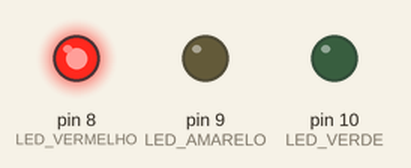
This sketch was run on a simulated Arduino Uno, built with avr-gcc and run on an emulated ATmega328P. On the bench: output pins drawn as LEDs (lit = HIGH).

Above: at 0.5 s.
At 10.5 s:
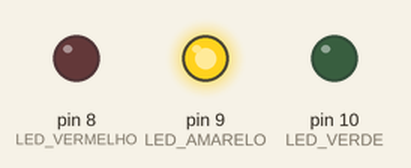
At 22.5 s:
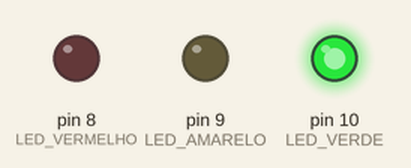
At 45.5 s:
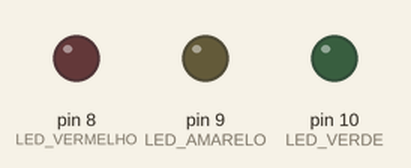
Timing chart, 0 to 46.8 s (numbered marks = the images above):
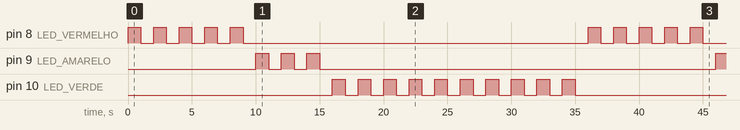

Measured:
- by itself, pin 8 (LED_VERMELHO): repeats every 36.0 s: 4 × (LOW 1.0 s, HIGH 1.0 s), LOW 27.0 s, HIGH 1.0 s
- by itself, pin 9 (LED_AMARELO): repeats every 36.0 s: 2 × (LOW 1.0 s, HIGH 1.0 s), LOW 31.0 s, HIGH 1.0 s
- by itself, pin 10 (LED_VERDE): repeats every 36.0 s: 9 × (LOW 1.0 s, HIGH 1.0 s), LOW 17.0 s, HIGH 1.0 s

The sketch:

semaforo3-do-while.ino
```cpp
/*
 * Author: Edvonaldo Horácio (edvonaldo.santos@ifal.edu.br)
 * Data: 25/06/2025
 * Descrição: Este programa é a implementação de um semáforo
 * usando Arduino UNO
*/

#define TEMPO_ON_VERMELHO 1000
#define TEMPO_ON_AMARELO 1000
#define TEMPO_ON_VERDE 1000

#define LED_VERMELHO 8// Definindo LED_VERMELHO como 8
#define LED_AMARELO 9// Definindo LED_AMARELO como 9
#define LED_VERDE 10// Definindo LED_VERDE como 10

/**!
 * @apresentacao Função setup
 *
 *
 * @parametro
 * @retval
 */
void setup()
{
  pinMode(LED_VERMELHO, OUTPUT);// Led vermelho
  pinMode(LED_AMARELO, OUTPUT);// Led amarelo
  pinMode(LED_VERDE, OUTPUT);// Led verde
}


/**!
 * @apresentacao Função loop
 *
 * Esta função executa as instruções que o
 * arduino irá executar. Equivale a main do C++
 *
 * @parametro
 * @retval
 */
void loop()
{
  int i = 0;

  do{
    digitalWrite(LED_VERMELHO, HIGH);
    delay(TEMPO_ON_VERMELHO);
    digitalWrite(LED_VERMELHO, LOW);
    delay(1000);
    i++;
  }while(i < 5);

  i = 0;

  do{
    digitalWrite(LED_AMARELO, HIGH);
    delay(TEMPO_ON_AMARELO);
    digitalWrite(LED_AMARELO, LOW);
    delay(1000);
    i++;
  }while(i < 3);

  i = 0;
  do{
    digitalWrite(LED_VERDE, HIGH);
    delay(TEMPO_ON_VERDE);
    digitalWrite(LED_VERDE, LOW);
    delay(1000);
    i++;
  }while(i < 10);
}
```
